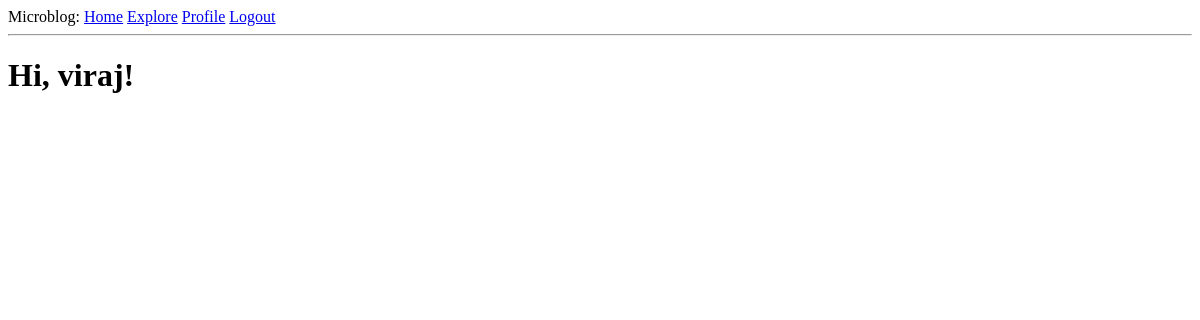
The app's page /explore (signed in), older data.
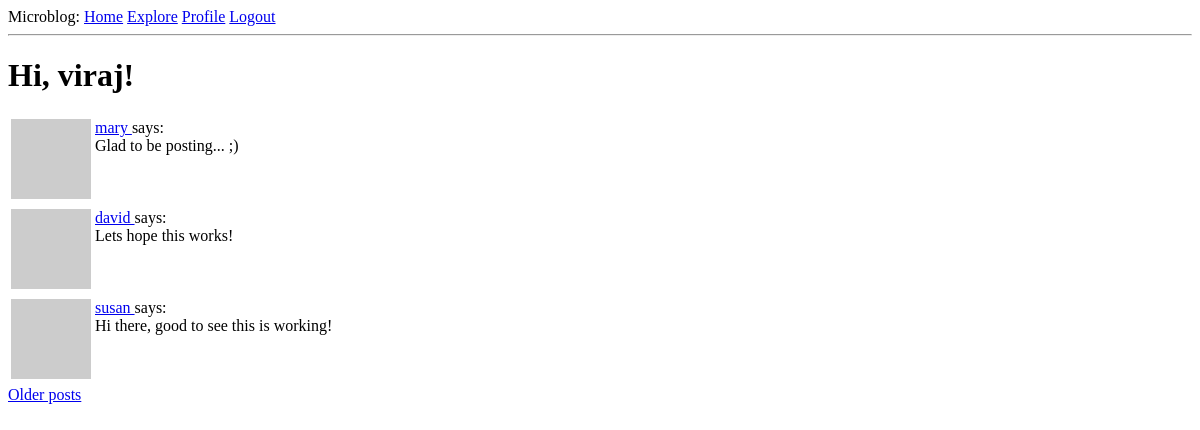
The same page, newer data.
### app/models.py (models this page shows, shortened)
class User(UserMixin, db.Model):
  id = db.Column(db.Integer, primary_key=True)
  username = db.Column(db.String(64), index=True, unique=True)
  email = db.Column(db.String(120), index=True, unique=True)
  password_hash = db.Column(db.String(128))
  posts = db.relationship('Post', backref='author', lazy='dynamic')
  about_me = db.Column(db.String(140))
  last_seen = db.Column(db.DateTime, default=datetime.utcnow)
  followed = db.relationship('User',
                             secondary=followers,
                             primaryjoin=(followers.c.follower_id == id),
                             secondaryjoin=(followers.c.followed_id == id),
                             backref=db.backref('followers', lazy='dynamic'),
                             lazy='dynamic')
  def avatar(self, size):
    digest = md5(self.email.lower().encode('utf-8')).hexdigest()
    return 'https://gravatar.com/avatar/{}?d=identicon&s={}'.format(
      digest, size)

class Post(db.Model):
  id = db.Column(db.Integer, primary_key=True)
  body = db.Column(db.String(140))
  timestamp = db.Column(db.DateTime, index=True, default=datetime.utcnow)
  user_id = db.Column(db.Integer, db.ForeignKey('user.id'))

### app/routes.py (the view)
@app.route('/explore')
@login_required
def explore():
    page = request.args.get('page', 1, type=int)
    posts = Post.query.order_by(Post.timestamp.desc()).paginate(page=page, per_page=app.config['POSTS_PER_PAGE'], error_out=False)
    next_url = url_for('explore', page=posts.next_num) \
        if posts.has_next else None
    prev_url = url_for('explore', page=posts.prev_num) \
        if posts.has_prev else None
    return render_template('index.html', title='Explore', posts=posts.items, next_url=next_url, prev_url=prev_url)

### app/models.py (called while the page is built)
@login.user_loader
def load_user(id):
  return User.query.get(int(id))

### app/routes.py (called while the page is built)
@app.before_request
def before_request():
  if current_user.is_authenticated:
    current_user.last_seen = datetime.utcnow()
    db.session.commit()

### app/templates/index.html (shortened to what this page needs)
{% extends 'base.html' %}
{% block content %}
  <h1>Hi, {{current_user.username}}!</h1>
  {% for post in posts %}
    {% include '_post.html' %}
  {% endfor %}
  {% if next_url %}
    <a href="{{ next_url }}">Older posts</a>
  {% endif %}
{% endblock %}

### app/templates/base.html (shortened to what this page needs)
<!DOCTYPE html>
<html lang="en">
<head>
</head>
<body>
  <div>
    Microblog:
    <a href="{{ url_for('index') }}">Home</a>
    {% if current_user.is_anonymous %}
    <a href="{{ url_for('login') }}">Login</a>
    {% else %}
     <a href="{{ url_for('explore') }}">Explore</a>
    <a href="{{ url_for('user', username=current_user.username) }}">Profile</a>
    <a href="{{ url_for('logout') }}">Logout</a>
    {% endif %}
  </div>
  <hr>
  {% block content %}{% endblock %}
</body>
</html>

### app/templates/_post.html
<table>
  <tr valign="top">
    <td><img src="{{ post.author.avatar(36) }}" alt=""></td>
    <td>
      <a href="{{url_for('user',username=post.author.username)}}">
      {{ post.author.username }}
      </a>
        says: <br>{{ post.body }}</td>
  </tr>
</table>

Row changes from the older to the newer data that the page shows:
added Post: author.username "mary", body "Glad to be posting... ;)"
added Post: author.username "david", body "Lets hope this works!"
added Post: author.username "susan", body "Hi there, good to see this is working!"
Text that changed along with them:
text now shown: "Older posts"
